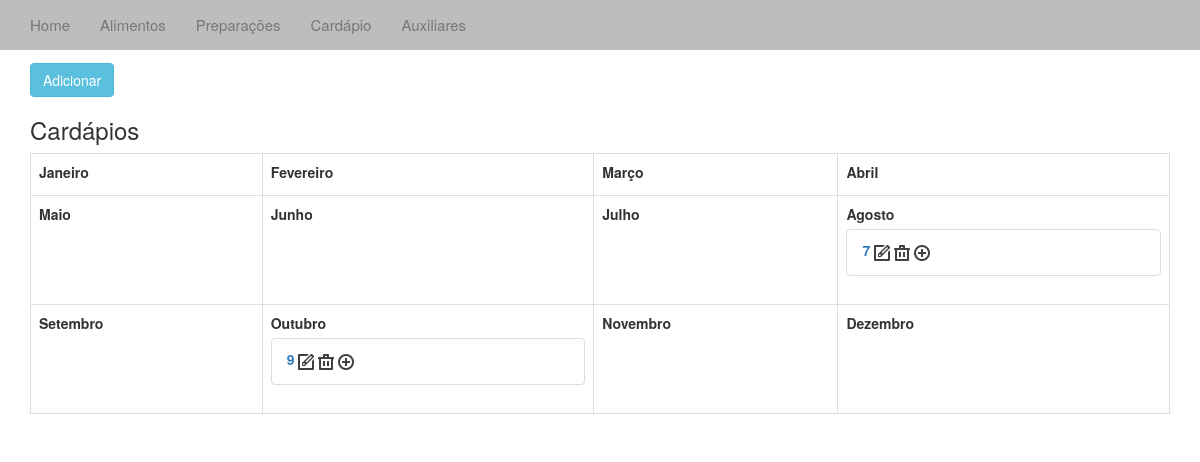
/cardapios/, run on an earlier commit of the app's database.
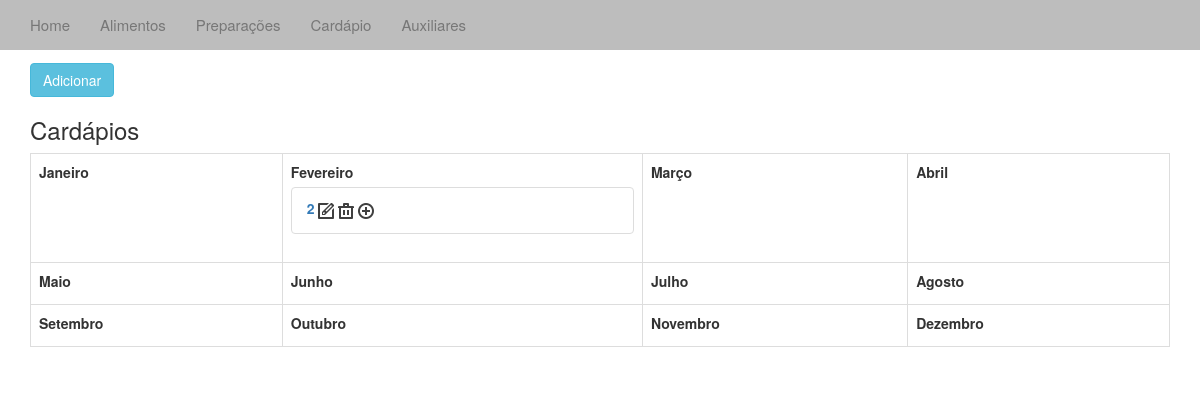
And on a later commit of the database.
### cardapio/models.py (models this page shows, shortened)
class Dia_Cardapio(models.Model):
	dia = models.IntegerField(2)
	mes = models.IntegerField(2)
	ano = models.IntegerField(2)

### cardapio/views.py (the view)
# urls.py: url(r'^cardapios/$', 'cardapio.views.cardapios', name='cardapios'),
def cardapios(request):
	c_list = Dia_Cardapio.objects.all().order_by('dia')
	card = Cardapio_Prep.objects.all()
	mes = []
	for i in range(0,12): mes.append(i+1)
	for j in card:
		regra1(j)
	context = {'c_list':c_list,'mes':mes}
	return render_to_response('cardapios.html', context)

### cardapio/rules.py (called while the page is built)
def regra1(c):
	cardapio = Cardapio_Prep.objects.all()
	lista = []
	for i in cardapio:
		if i.dia.id == c.dia.id:
			lista.append(i)
	Cardapio_Prep.objects.filter()

### templates/cardapios.html (shortened to what this page needs)
{% extends "base.html" %}
{% block body%}
{% load static %}
<div class="container-fluid">
	<div class="container">
			<h2>Auxiliares</h2>
			<a href="/addcardapio/"><button type="button" class="btn btn-info">Adicionar</button></a>
			<h3>Cardápios</h3>
		{% if c_list %}
		<table class="table table-bordered">
		{% for m in mes %}
				<td>
				<label>
					{% if m == 1 %}Janeiro{% elif m == 2 %}Fevereiro{% elif m == 2 %}Fevereiro{% elif m == 3 %}Março
					{% elif m == 4 %}Abril{% elif m == 5 %}Maio{% elif m == 6 %}Junho{% elif m == 7 %}Julho
					{% elif m == 8 %}Agosto{% elif m == 9 %}Setembro{% elif m == 10 %}Outubro{% elif m == 11 %}Novembro
					{% elif m == 12 %}Dezembro{% endif %}
				</label>
				{% for c in c_list %}
				{% if c.mes == m %}
				<ul class="list-group">
				<li class="list-group-item">
					<label><a href="/vercardapio/{{ c.id }}"> {{ c.dia }} </a> </label>
					<a href="/editcardapio/{{ c.id }}"><img src="{% static "img/edit.png" %}" style="display:inline-block" /></a>
					<a href="/deletecardapio/{{ c.id }}"><img src="{% static "img/delete.png" %}" style="display:inline-block" /></a>
					<a href="/prep_cardapio/{{ c.id }}"> <img src="{% static "img/add.png" %}" style="display:inline-block" /></a>
				</li>
				</ul>
				{% endif %}
			{% endfor %}
			</td>
		{% endfor %}
		</table>
		{% endif %}
</div>
{% endblock %}

What changed in the data, as far as the page shows it:
removed Dia_Cardapio: dia "7", mes 8 (drawn)
removed Dia_Cardapio: dia "9", mes 10 (drawn)
added Dia_Cardapio: dia "2", mes 2 (drawn)
